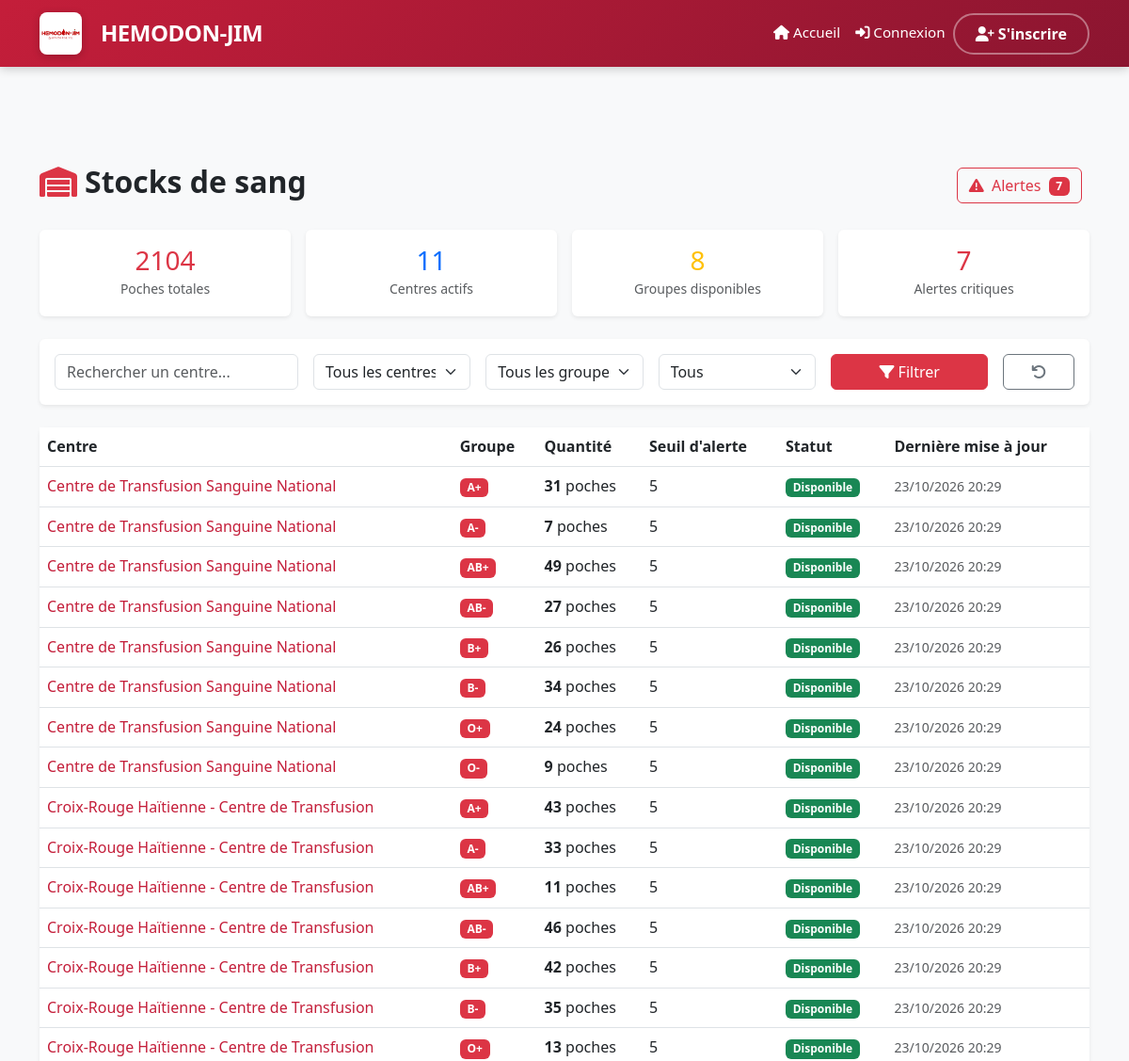
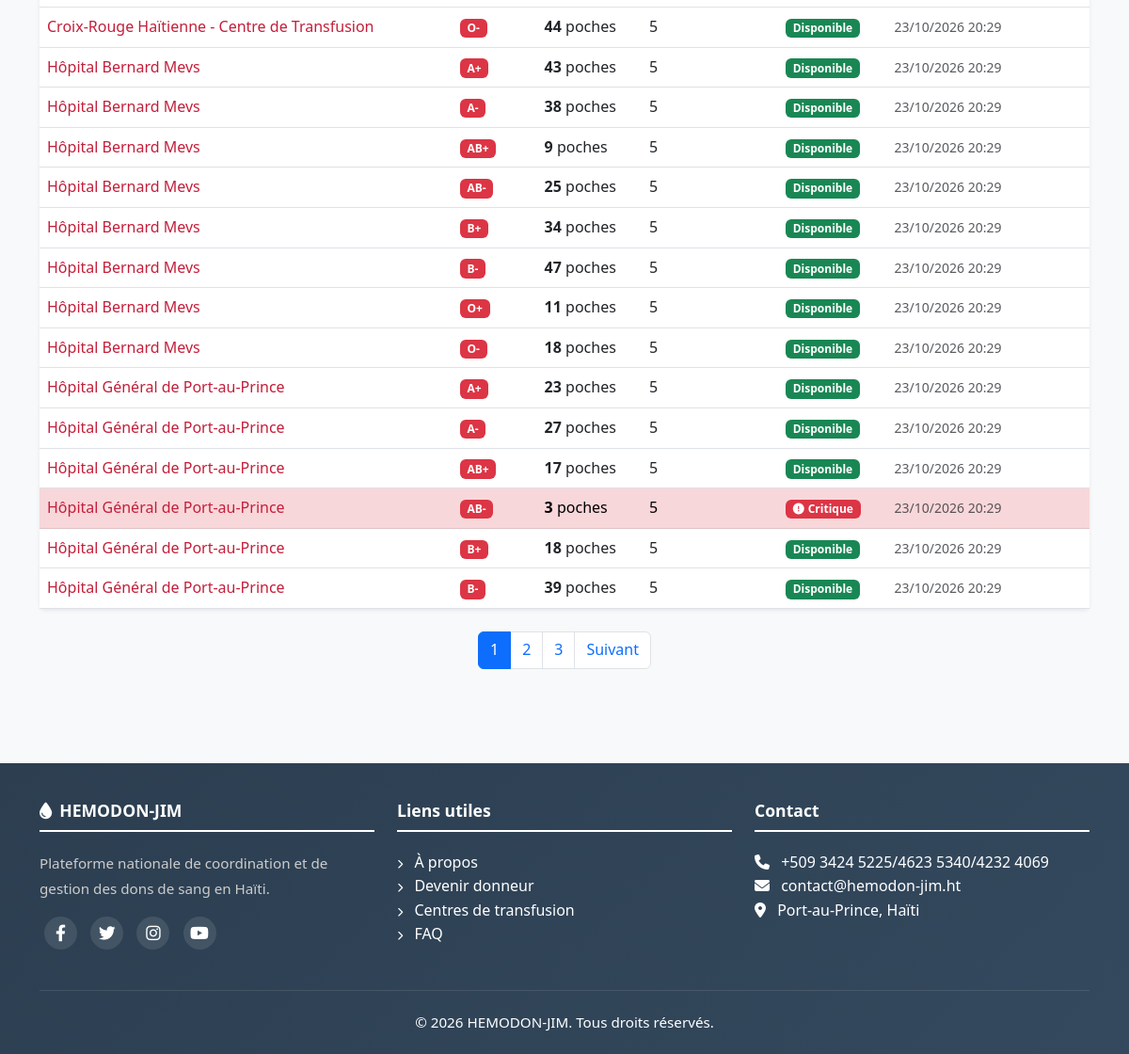
Screenshot of /stocks/ with the database file from the repository (2 pictures, top to bottom).
### apps/stocks/models.py (models this page shows, shortened)
class Stock(models.Model):
    GROUPE_CHOICES = [
        ('A+', 'A+'), ('A-', 'A-'),
        ('B+', 'B+'), ('B-', 'B-'),
        ('AB+', 'AB+'), ('AB-', 'AB-'),
        ('O+', 'O+'), ('O-', 'O-'),
    ]
    centre = models.ForeignKey(
        Centre,
        on_delete=models.CASCADE,
        related_name='stocks'
    )
    groupe_sanguin = models.CharField(max_length=3, choices=GROUPE_CHOICES)
    quantite_disponible = models.IntegerField(default=0)
    seuil_alerte = models.IntegerField(default=5)
    date_mise_a_jour = models.DateTimeField(auto_now=True)
    created_at = models.DateTimeField(auto_now_add=True)
    def est_en_alerte(self):
        return self.quantite_disponible <= self.seuil_alerte
    class Meta:
        db_table = 'stocks'
        unique_together = ('centre', 'groupe_sanguin')
        verbose_name = 'Stock'
        verbose_name_plural = 'Stocks'
        ordering = ['centre__nom', 'groupe_sanguin']

### apps/centres/models.py (models this page shows, shortened)
class Centre(models.Model):
    TYPE_CHOICES = [
        ('public', 'Public'),
        ('prive', 'Privé'),
        ('ong', 'ONG'),
    ]
    nom = models.CharField(max_length=200)
    type = models.CharField(max_length=20, choices=TYPE_CHOICES)
    adresse = models.TextField()
    commune = models.CharField(max_length=100)
    departement = models.CharField(max_length=100)
    telephone = models.CharField(max_length=20)
    email = models.EmailField(blank=True, null=True)
    latitude = models.DecimalField(max_digits=9, decimal_places=6, null=True, blank=True)
    longitude = models.DecimalField(max_digits=9, decimal_places=6, null=True, blank=True)
    capacite_journaliere = models.IntegerField(default=50)
    horaires = models.TextField(blank=True, null=True)
    est_actif = models.BooleanField(default=True)
    responsable = models.ForeignKey(
        User,
        on_delete=models.SET_NULL,
        null=True,
        related_name='centre_responsable'
    )
    created_at = models.DateTimeField(auto_now_add=True)
    updated_at = models.DateTimeField(auto_now=True)
    class Meta:
        db_table = 'centres'
        verbose_name = 'Centre'
        verbose_name_plural = 'Centres'

### apps/stocks/views.py (the view)
# urls.py: path('stocks/', views.stocks_list, name='list'),
def stocks_list(request):
    stocks = Stock.objects.select_related('centre').all().order_by('centre__nom', 'groupe_sanguin')
    centre_id = request.GET.get('centre')
    if centre_id:
        stocks = stocks.filter(centre_id=centre_id)
    groupe = request.GET.get('groupe')
    if groupe:
        stocks = stocks.filter(groupe_sanguin=groupe)
    en_alerte = request.GET.get('alerte') == 'true'
    if en_alerte:
        stocks = stocks.filter(quantite_disponible__lte=F('seuil_alerte'))
    search = request.GET.get('search')
    if search:
        stocks = stocks.filter(centre__nom__icontains=search)
    paginator = Paginator(stocks, 30)
    page_number = request.GET.get('page')
    stocks_page = paginator.get_page(page_number)
    stats = {
        'total_poches': Stock.objects.aggregate(total=Sum('quantite_disponible'))['total'] or 0,
        'centres_actifs': Centre.objects.filter(est_actif=True).count(),
        'stocks_alertes': Stock.objects.filter(quantite_disponible__lte=F('seuil_alerte')).count(),
        'groupes_disponibles': Stock.objects.filter(quantite_disponible__gt=0).values('groupe_sanguin').distinct().count(),
    }
    context = {
        'stocks': stocks_page,
        'centres': Centre.objects.filter(est_actif=True),
        'groupes': Stock.GROUPE_CHOICES,
        'stats': stats,
        'title': 'Stocks de sang - HEMODON-JIM',
        'active_page': 'stocks',
    }
    return render(request, 'stocks/list.html', context)

### apps/authentification/context_processors.py (called while the page is built)
def user_notifications_count(request):
    count = 0
    if request.user.is_authenticated:
        count = Notification.objects.filter(
            models.Q(pour_tous=True) | models.Q(utilisateurs=request.user),
            est_lue=False
        ).distinct().count()
        print(f"Notifications non lues pour {request.user.username}: {count}")
    return {'user_notifications_count': count}

### apps/stocks/templates/stocks/list.html (shortened to what this page needs)
{% extends 'base.html' %}
{% load static %}
{% block content %}
<div class="container py-4">
    <div class="d-flex justify-content-between align-items-center mb-4">
        <h1 class="h2 fw-bold">
            <i class="fas fa-warehouse text-danger me-2"></i>Stocks de sang
        </h1>
        <div>
            <a href="{% url 'stocks:alertes' %}" class="btn btn-outline-danger me-2">
                <i class="fas fa-exclamation-triangle me-1"></i>
                Alertes
                {% if stats.stocks_alertes > 0 %}
                <span class="badge bg-danger ms-1">{{ stats.stocks_alertes }}</span>
                {% endif %}
            </a>
        </div>
    </div>
    <div class="row g-3 mb-4">
        <div class="col-md-3 col-6">
            <div class="card text-center border-0 shadow-sm">
                <div class="card-body">
                    <h3 class="text-danger mb-0">{{ stats.total_poches }}</h3>
                    <small class="text-muted">Poches totales</small>
                </div>
            </div>
        </div>
        <div class="col-md-3 col-6">
            <div class="card text-center border-0 shadow-sm">
                <div class="card-body">
                    <h3 class="text-primary mb-0">{{ stats.centres_actifs }}</h3>
                    <small class="text-muted">Centres actifs</small>
                </div>
            </div>
        </div>
        <div class="col-md-3 col-6">
            <div class="card text-center border-0 shadow-sm">
                <div class="card-body">
                    <h3 class="text-warning mb-0">{{ stats.groupes_disponibles }}</h3>
                    <small class="text-muted">Groupes disponibles</small>
                </div>
            </div>
        </div>
        <div class="col-md-3 col-6">
            <div class="card text-center border-0 shadow-sm">
                <div class="card-body">
                    <h3 class="text-danger mb-0">{{ stats.stocks_alertes }}</h3>
                    <small class="text-muted">Alertes critiques</small>
                </div>
            </div>
        </div>
    </div>
    <div class="card border-0 shadow-sm mb-4">
        <div class="card-body">
            <form method="GET" class="row g-3">
                <div class="col-md-3">
                    <input type="text" name="search" class="form-control" placeholder="Rechercher un centre..." value="{{ request.GET.search }}">
                </div>
                <div class="col-md-2">
                    <select name="centre" class="form-select">
                        <option value="">Tous les centres</option>
                    </select>
                </div>
                <div class="col-md-2">
                    <select name="groupe" class="form-select">
                        <option value="">Tous les groupes</option>
                    </select>
                </div>
                <div class="col-md-2">
                    <select name="alerte" class="form-select">
                        <option value="">Tous</option>
                    </select>
                </div>
                <div class="col-md-2">
                    <button type="submit" class="btn btn-danger w-100">
                        <i class="fas fa-filter"></i> Filtrer
                    </button>
                </div>
                <div class="col-md-1">
                    <a href="{% url 'stocks:list' %}" class="btn btn-outline-secondary w-100">
                        <i class="fas fa-undo"></i>
                    </a>
                </div>
            </form>
        </div>
    </div>
    <div class="card border-0 shadow-sm">
        <div class="card-body p-0">
            <div class="table-responsive">
                <table class="table table-hover mb-0">
                    <thead class="bg-light">
                        <tr>
                            <th>Centre</th>
                            <th>Groupe</th>
                            <th>Quantité</th>
                            <th>Seuil d'alerte</th>
                            <th>Statut</th>
                            <th>Dernière mise à jour</th>
                        </tr>
                    </thead>
                    <tbody>
                        {% for stock in stocks %}
                        <tr class="{% if stock.est_en_alerte %}table-danger{% endif %}">
                            <td>
                                <a href="{% url 'stocks:centre' stock.centre.id %}" class="text-decoration-none">
                                    {{ stock.centre.nom }}
                                </a>
                            </td>
                            <td>
                                <span class="badge bg-danger">{{ stock.groupe_sanguin }}</span>
                            </td>
                            <td>
                                <strong>{{ stock.quantite_disponible }}</strong> poches
                            </td>
                            <td>{{ stock.seuil_alerte }}</td>
                            <td>
                                {% if stock.est_en_alerte %}
                                <span class="badge bg-danger">
                                    <i class="fas fa-exclamation-circle me-1"></i>Critique
                                </span>
                                {% elif stock.quantite_disponible == 0 %}
                                <span class="badge bg-secondary">Rupture</span>
                                {% else %}
                                <span class="badge bg-success">Disponible</span>
                                {% endif %}
                            </td>
                            <td>
                                <small class="text-muted">{{ stock.date_mise_a_jour|date:"d/m/Y H:i" }}</small>
                            </td>
                        </tr>
                        {% endfor %}
                    </tbody>
                </table>
            </div>
        </div>
    </div>
    {% if stocks.has_other_pages %}
    <nav class="mt-4">
        <ul class="pagination justify-content-center">
            {% for num in stocks.paginator.page_range %}
            <li class="page-item {% if stocks.number == num %}active{% endif %}">
                <a class="page-link" href="?page={{ num }}{% for key, value in request.GET.items %}{% if key != 'page' %}&{{ key }}={{ value }}{% endif %}{% endfor %}">
                    {{ num }}
                </a>
            </li>
            {% endfor %}
            {% if stocks.has_next %}
            <li class="page-item">
                <a class="page-link" href="?page={{ stocks.next_page_number }}{% for key, value in request.GET.items %}{% if key != 'page' %}&{{ key }}={{ value }}{% endif %}{% endfor %}">
                    Suivant
                </a>
            </li>
            {% endif %}
        </ul>
    </nav>
    {% endif %}
</div>
{% endblock %}

### static/css/style.css (style rules this page uses)
:root { --red-primary: #C41E3A; --red-dark: #8B1530; --red-light: #E53935; --red-very-light: #FFEBEE; --red-gradient: linear-gradient(135deg, #C41E3A 0%, #8B1530 100%); --white: #FFFFFF; --gray-100: #F8F9FA; --gray-200: #E9ECEF; --gray-300: #DEE2E6; --gray-600: #6C757D; --gray-900: #212529; --shadow-sm: 0 2px 10px rgba(0,0,0,0.08); --shadow-md: 0 4px 20px rgba(196,30,58,0.15); --shadow-lg: 0 8px 40px rgba(196,30,58,0.2); --navbar-height: 70px; }
* { margin: 0; padding: 0; box-sizing: border-box; }
html { scroll-behavior: smooth; }
body { font-family: 'Segoe UI', Tahoma, Geneva, Verdana, sans-serif; background: var(--gray-100); color: var(--gray-900); padding-top: var(--navbar-height); line-height: 1.6; }
a { color: var(--red-primary); text-decoration: none; transition: all 0.3s ease; }

### templates/base.html (style rules this page uses)
body { font-family: 'Segoe UI', Tahoma, Geneva, Verdana, sans-serif; background-color: #f8f9fa; margin-top: 80px; min-height: 100vh; display: flex; flex-direction: column; }

### rows the page displays
Stock: centre.nom "Centre de Transfusion Sanguine National", groupe_sanguin "A+", quantite_disponible "31", seuil_alerte "5", shows "Disponible", date_mise_a_jour "23/10/2026 20:29"
Stock: centre.nom "Centre de Transfusion Sanguine National", groupe_sanguin "A-", quantite_disponible "7", seuil_alerte "5", shows "Disponible", date_mise_a_jour "23/10/2026 20:29"
Stock: centre.nom "Centre de Transfusion Sanguine National", groupe_sanguin "AB+", quantite_disponible "49", seuil_alerte "5", shows "Disponible", date_mise_a_jour "23/10/2026 20:29"
Stock: centre.nom "Centre de Transfusion Sanguine National", groupe_sanguin "AB-", quantite_disponible "27", seuil_alerte "5", shows "Disponible", date_mise_a_jour "23/10/2026 20:29"
Stock: centre.nom "Centre de Transfusion Sanguine National", groupe_sanguin "B+", quantite_disponible "26", seuil_alerte "5", shows "Disponible", date_mise_a_jour "23/10/2026 20:29"
Stock: centre.nom "Centre de Transfusion Sanguine National", groupe_sanguin "B-", quantite_disponible "34", seuil_alerte "5", shows "Disponible", date_mise_a_jour "23/10/2026 20:29"
Stock: centre.nom "Centre de Transfusion Sanguine National", groupe_sanguin "O+", quantite_disponible "24", seuil_alerte "5", shows "Disponible", date_mise_a_jour "23/10/2026 20:29"
Stock: centre.nom "Centre de Transfusion Sanguine National", groupe_sanguin "O-", quantite_disponible "9", seuil_alerte "5", shows "Disponible", date_mise_a_jour "23/10/2026 20:29"
Stock: centre.nom "Croix-Rouge Haïtienne - Centre de Transfusion", groupe_sanguin "A+", quantite_disponible "43", seuil_alerte "5", shows "Disponible", date_mise_a_jour "23/10/2026 20:29"
Stock: centre.nom "Croix-Rouge Haïtienne - Centre de Transfusion", groupe_sanguin "A-", quantite_disponible "33", seuil_alerte "5", shows "Disponible", date_mise_a_jour "23/10/2026 20:29"
Stock: centre.nom "Croix-Rouge Haïtienne - Centre de Transfusion", groupe_sanguin "AB+", quantite_disponible "11", seuil_alerte "5", shows "Disponible", date_mise_a_jour "23/10/2026 20:29"
Stock: centre.nom "Croix-Rouge Haïtienne - Centre de Transfusion", groupe_sanguin "AB-", quantite_disponible "46", seuil_alerte "5", shows "Disponible", date_mise_a_jour "23/10/2026 20:29"
Stock: centre.nom "Croix-Rouge Haïtienne - Centre de Transfusion", groupe_sanguin "B+", quantite_disponible "42", seuil_alerte "5", shows "Disponible", date_mise_a_jour "23/10/2026 20:29"
Stock: centre.nom "Croix-Rouge Haïtienne - Centre de Transfusion", groupe_sanguin "B-", quantite_disponible "35", seuil_alerte "5", shows "Disponible", date_mise_a_jour "23/10/2026 20:29"
Stock: centre.nom "Croix-Rouge Haïtienne - Centre de Transfusion", groupe_sanguin "O+", quantite_disponible "13", seuil_alerte "5", shows "Disponible", date_mise_a_jour "23/10/2026 20:29"
Stock: centre.nom "Croix-Rouge Haïtienne - Centre de Transfusion", groupe_sanguin "O-", quantite_disponible "44", seuil_alerte "5", shows "Disponible", date_mise_a_jour "23/10/2026 20:29"
Stock: centre.nom "Hôpital Bernard Mevs", groupe_sanguin "A+", quantite_disponible "43", seuil_alerte "5", shows "Disponible", date_mise_a_jour "23/10/2026 20:29"
Stock: centre.nom "Hôpital Bernard Mevs", groupe_sanguin "A-", quantite_disponible "38", seuil_alerte "5", shows "Disponible", date_mise_a_jour "23/10/2026 20:29"
Stock: centre.nom "Hôpital Bernard Mevs", groupe_sanguin "AB+", quantite_disponible "9", seuil_alerte "5", shows "Disponible", date_mise_a_jour "23/10/2026 20:29"
Stock: centre.nom "Hôpital Bernard Mevs", groupe_sanguin "AB-", quantite_disponible "25", seuil_alerte "5", shows "Disponible", date_mise_a_jour "23/10/2026 20:29"
Stock: centre.nom "Hôpital Bernard Mevs", groupe_sanguin "B+", quantite_disponible "34", seuil_alerte "5", shows "Disponible", date_mise_a_jour "23/10/2026 20:29"
Stock: centre.nom "Hôpital Bernard Mevs", groupe_sanguin "B-", quantite_disponible "47", seuil_alerte "5", shows "Disponible", date_mise_a_jour "23/10/2026 20:29"
Stock: centre.nom "Hôpital Bernard Mevs", groupe_sanguin "O+", quantite_disponible "11", seuil_alerte "5", shows "Disponible", date_mise_a_jour "23/10/2026 20:29"
Stock: centre.nom "Hôpital Bernard Mevs", groupe_sanguin "O-", quantite_disponible "18", seuil_alerte "5", shows "Disponible", date_mise_a_jour "23/10/2026 20:29"
Stock: centre.nom "Hôpital Général de Port-au-Prince", groupe_sanguin "A+", quantite_disponible "23", seuil_alerte "5", shows "Disponible", date_mise_a_jour "23/10/2026 20:29"
Stock: centre.nom "Hôpital Général de Port-au-Prince", groupe_sanguin "A-", quantite_disponible "27", seuil_alerte "5", shows "Disponible", date_mise_a_jour "23/10/2026 20:29"
Stock: centre.nom "Hôpital Général de Port-au-Prince", groupe_sanguin "AB+", quantite_disponible "17", seuil_alerte "5", shows "Disponible", date_mise_a_jour "23/10/2026 20:29"
Stock: centre.nom "Hôpital Général de Port-au-Prince", groupe_sanguin "AB-", quantite_disponible "3", seuil_alerte "5", shows "Critique", date_mise_a_jour "23/10/2026 20:29"
Stock: centre.nom "Hôpital Général de Port-au-Prince", groupe_sanguin "B+", quantite_disponible "18", seuil_alerte "5", shows "Disponible", date_mise_a_jour "23/10/2026 20:29"
Stock: centre.nom "Hôpital Général de Port-au-Prince", groupe_sanguin "B-", quantite_disponible "39", seuil_alerte "5", shows "Disponible", date_mise_a_jour "23/10/2026 20:29"

### other values shown
{{ stats.stocks_alertes }} "7"
{{ stats.total_poches }} "2104"
{{ stats.centres_actifs }} "11"
{{ stats.groupes_disponibles }} "8"
{{ num }} "1" "2" "3"
